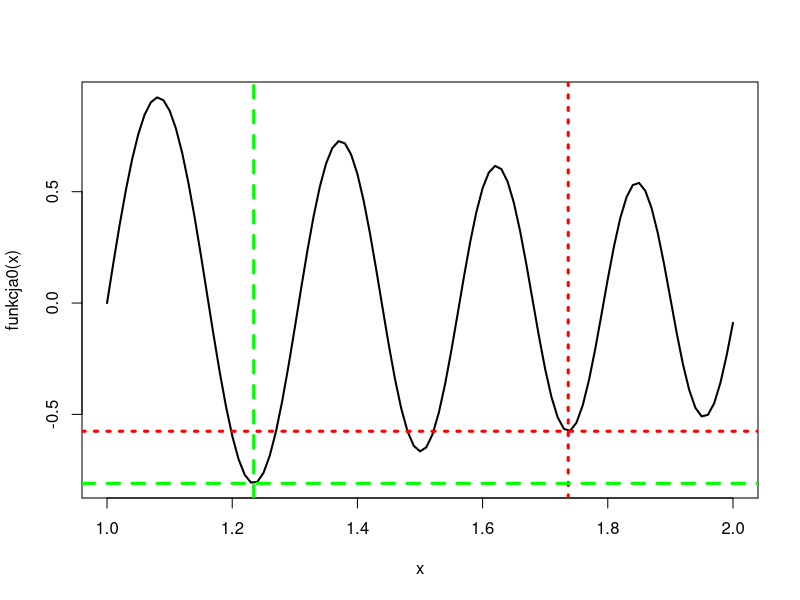

This figure's R source:

# Comparison of R optimization function and MC simulation (minimum of the function)
funkcja0 <-function(x) (sin(18*x*log(x))/x  ) # declaration of the function

a <- 1 # lower limit
b <- 2 # uper limit

# R function optimize
start_time <- Sys.time()
opt<-optimize(funkcja0, interval=c(a, b), maximum = FALSE) # R function 
end_time <- Sys.time()
print(paste("Code execution time",end_time - start_time))
opt # print the resuklts 

# MC symulation
start_time <- Sys.time()
x <- runif(10000,a,b) # drawing numbers from the uniform distribution, x~unif[1,100] 
y <- funkcja0(x) # calculating function values for x's
i <- which(y == min(y)) # finding the minimum value of y and determining its location and value of x 
end_time <- Sys.time()
print(paste("Code execution time",end_time - start_time))
print( paste("y min   = ",y[i], "for x  = ",x[i]), )

# how to graph the function
curve(funkcja0, a, b, lwd=2)
abline(h = opt$objective, v = opt$minimum,  lty=3, col ="red", lwd = 3 )
abline(h = y[i], v = x[i],  lty=2, col ="green",lwd = 3)
